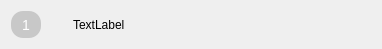
<?xml version="1.0" encoding="UTF-8"?>
<ui version="4.0">
 <class>Form</class>
 <widget class="QWidget" name="Form">
  <property name="geometry">
   <rect>
    <x>0</x>
    <y>0</y>
    <width>382</width>
    <height>49</height>
   </rect>
  </property>
  <property name="minimumSize">
   <size>
    <width>49</width>
    <height>49</height>
   </size>
  </property>
  <property name="maximumSize">
   <size>
    <width>16777215</width>
    <height>49</height>
   </size>
  </property>
  <property name="windowTitle">
   <string>Form</string>
  </property>
  <layout class="QHBoxLayout" name="horizontalLayout">
   <item>
    <widget class="QLabel" name="label_3">
     <property name="sizePolicy">
      <sizepolicy hsizetype="Fixed" vsizetype="Fixed">
       <horstretch>0</horstretch>
       <verstretch>0</verstretch>
      </sizepolicy>
     </property>
     <property name="minimumSize">
      <size>
       <width>25</width>
       <height>25</height>
      </size>
     </property>
     <property name="maximumSize">
      <size>
       <width>30</width>
       <height>30</height>
      </size>
     </property>
     <property name="styleSheet">
      <string notr="true">    QLabel {
        background-color: rgb(200, 200, 200);  /* Grey background */
        border-radius: 12px;                    /* Circular shape */
        width: 25px;                             /* Width of the label */
        height: 25px;                            /* Height of the label */
        color: white;                            /* Text color */
        font-size: 14px;                         /* Font size */
        text-align: center;                      /* Center text */
        padding: 0px;                           /* No padding for perfect circle */
    }</string>
     </property>
     <property name="text">
      <string>1</string>
     </property>
     <property name="alignment">
      <set>Qt::AlignmentFlag::AlignCenter</set>
     </property>
    </widget>
   </item>
   <item>
    <widget class="QLabel" name="label">
     <property name="minimumSize">
      <size>
       <width>20</width>
       <height>25</height>
      </size>
     </property>
     <property name="maximumSize">
      <size>
       <width>20</width>
       <height>25</height>
      </size>
     </property>
     <property name="text">
      <string/>
     </property>
     <property name="pixmap">
      <pixmap>:/icons/icons8-document-ios-17-outlined-50.png</pixmap>
     </property>
     <property name="scaledContents">
      <bool>true</bool>
     </property>
    </widget>
   </item>
   <item>
    <widget class="QLabel" name="label_2">
     <property name="minimumSize">
      <size>
       <width>0</width>
       <height>25</height>
      </size>
     </property>
     <property name="maximumSize">
      <size>
       <width>16777215</width>
       <height>25</height>
      </size>
     </property>
     <property name="text">
      <string>TextLabel</string>
     </property>
    </widget>
   </item>
  </layout>
 </widget>
 <resources>
  <include location="../static/resource.qrc"/>
 </resources>
 <connections/>
</ui>
